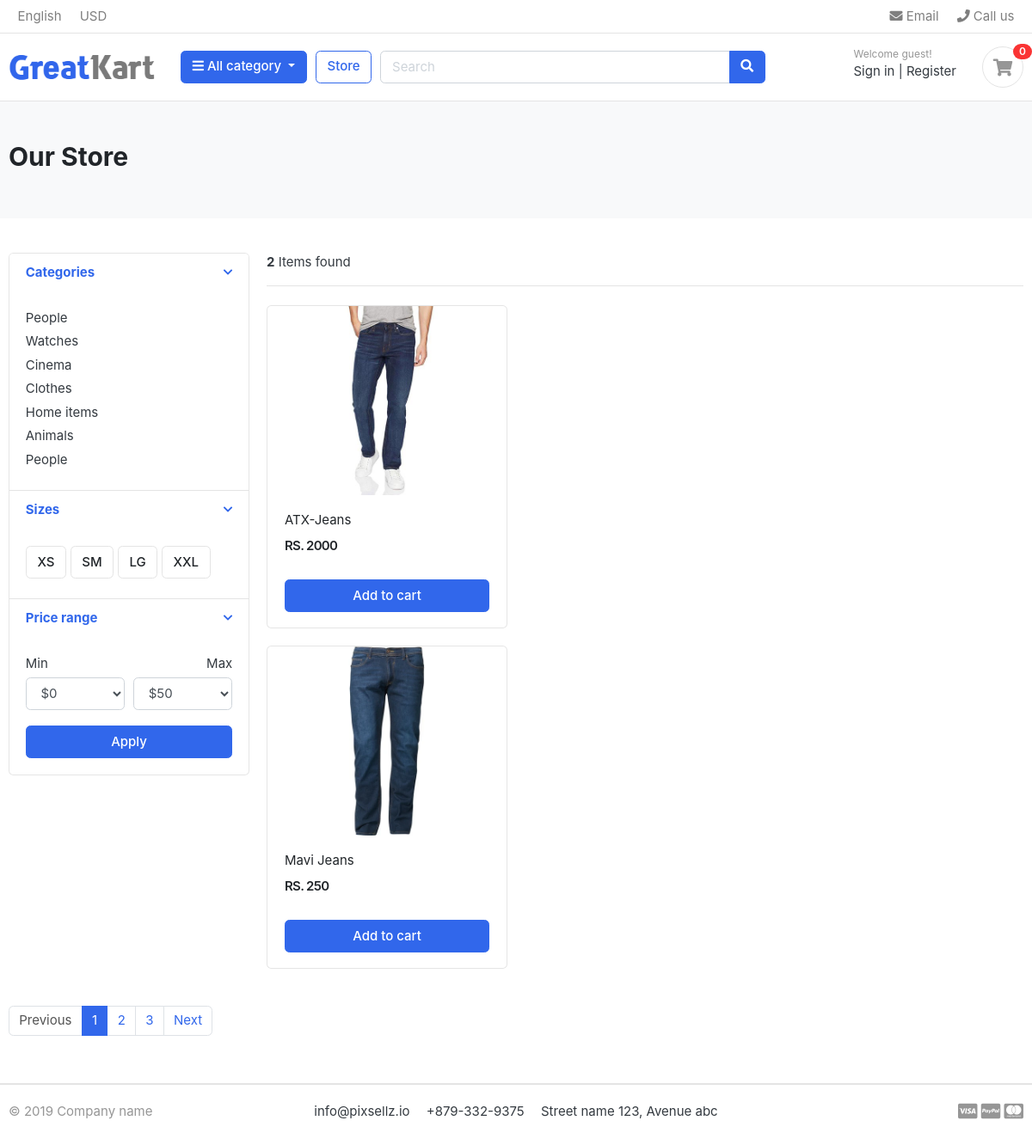
/store/jeans/, run on the app's committed database.
### store/models.py (models this page shows, shortened)
class Product(models.Model):
    product_name = models.CharField(max_length = 200, unique =True)
    slug         = models.SlugField(max_length=200, unique=True)
    description  = models.TextField(max_length=500, blank=True )
    price        = models.IntegerField()
    images       = models.ImageField(upload_to='photos/products')
    stock        = models.IntegerField()
    is_available = models.BooleanField(default=True)
    category     = models.ForeignKey(Category, on_delete =models.CASCADE)
    created_at   = models.DateTimeField(auto_now_add=True)
    updated_at   = models.DateTimeField(auto_now=True)

### store/views.py (the view)
# urls.py: path('store/', include('store.urls')),
def store(request, category_slug=None):
    categories = None
    products = None
    if category_slug != None:
        categories = get_object_or_404(Category,slug=category_slug)
        products =Product.objects.filter(category=categories, is_available =True)
        product_count = products.count()
    else:
         products = Product.objects.all().filter(is_available=True)
         product_count = products.count()
    context = {
        'products' : products,
        'product_count': product_count,
    }
    return render(request, 'store/store.html',context)

### templates/store/store.html (shortened to what this page needs)
{% extends 'base.html' %} {% block content %} {% load static %}
<section class="section-pagetop bg">
  <div class="container">
    <h2 class="title-page">Our Store</h2>
  </div>
</section>
<section class="section-content padding-y">
  <div class="container">
    <div class="row">
      <aside class="col-md-3">
        <div class="card">
          <article class="filter-group">
            <header class="card-header">
              <a
                href="#"
                data-toggle="collapse"
                data-target="#collapse_1"
                aria-expanded="true"
                class=""
              >
                <i class="icon-control fa fa-chevron-down"></i>
                <h6 class="title">Categories</h6>
              </a>
            </header>
            <div class="filter-content collapse show" id="collapse_1" style="">
              <div class="card-body">
                <ul class="list-menu">
                  <li><a href="#">People </a></li>
                  <li><a href="#">Watches </a></li>
                  <li><a href="#">Cinema </a></li>
                  <li><a href="#">Clothes </a></li>
                  <li><a href="#">Home items </a></li>
                  <li><a href="#">Animals</a></li>
                  <li><a href="#">People </a></li>
                </ul>
              </div>
            </div>
          </article>
          <article class="filter-group">
            <header class="card-header">
              <a
                href="#"
                data-toggle="collapse"
                data-target="#collapse_4"
                aria-expanded="true"
                class=""
              >
                <i class="icon-control fa fa-chevron-down"></i>
                <h6 class="title">Sizes</h6>
              </a>
            </header>
            <div class="filter-content collapse show" id="collapse_4" style="">
              <div class="card-body">
                <label class="checkbox-btn">
                  <span class="btn btn-light"> XS </span>
                </label>
                <label class="checkbox-btn">
                  <span class="btn btn-light"> SM </span>
                </label>
                <label class="checkbox-btn">
                  <span class="btn btn-light"> LG </span>
                </label>
                <label class="checkbox-btn">
                  <span class="btn btn-light"> XXL </span>
                </label>
              </div>
            </div>
          </article>
          <article class="filter-group">
            <header class="card-header">
              <a
                href="#"
                data-toggle="collapse"
                data-target="#collapse_3"
                aria-expanded="true"
                class=""
              >
                <i class="icon-control fa fa-chevron-down"></i>
                <h6 class="title">Price range</h6>
              </a>
            </header>
            <div class="filter-content collapse show" id="collapse_3" style="">
              <div class="card-body">
                <div class="form-row">
                  <div class="form-group col-md-6">
                    <label>Min</label>
                    <select class="mr-2 form-control">
                      <option value="0">$0</option>
                    </select>
                  </div>
                  <div class="form-group text-right col-md-6">
                    <label>Max</label>
                    <select class="mr-2 form-control">
                      <option value="50">$50</option>
                    </select>
                  </div>
                </div>
                <button class="btn btn-block btn-primary">Apply</button>
              </div>
            </div>
          </article>
        </div>
      </aside>
      <main class="col-md-9">
        <header class="border-bottom mb-4 pb-3">
          <div class="form-inline">
            <span class="mr-md-auto"><b>{{product_count}}</b>  Items found </span>
          </div>
        </header>
        {%for product in products %}
        <div class="row">
          <div class="col-md-4">
            <figure class="card card-product-grid">
              <div class="img-wrap">
                <img src="{{product.images.url}}" />
              </div>
              <figcaption class="info-wrap">
                <div class="fix-height">
                  <a href="./product-detail.html" class="title">{{product.product_name}}</a>
                  <div class="price-wrap mt-2">
                    <span class="price">RS. {{product.price}}</span>
                  </div>
                </div>
                <a href="#" class="btn btn-block btn-primary">Add to cart </a>
              </figcaption>
            </figure>
          </div>
           </div>
          {% endfor %}
        </div>
        <nav class="mt-4" aria-label="Page navigation sample">
          <ul class="pagination">
            <li class="page-item disabled">
              <a class="page-link" href="#">Previous</a>
            </li>
            <li class="page-item active">
              <a class="page-link" href="#">1</a>
            </li>
            <li class="page-item"><a class="page-link" href="#">2</a></li>
            <li class="page-item"><a class="page-link" href="#">3</a></li>
            <li class="page-item"><a class="page-link" href="#">Next</a></li>
          </ul>
        </nav>
    </div>
</section>
{% endblock %}

### static/css/ui.css (style rules this page uses)
html { font-family: "Inter", sans-serif; font-size: 15px; }
.img-wrap { text-align: center; display: block; }
.img-wrap img { max-width: 100%; }
.price-wrap { letter-spacing: -0.7px; }
.padding-y { padding-top: 40px; padding-bottom: 40px; }
figure { margin-bottom: 0; }
article:after, .form-group:after { display: block; clear: both; content: ""; }
.bg { background-color: #f8f9fa; }
.title-page { color: #212529; }
.btn-light { background-color: #fff; border-color: #e4e4e4; }
[class*=list-] li:after { visibility: hidden; display: block; content: ""; overflow: hidden; height: 0; clear: both; }
.list-menu { list-style: none; margin: 0; padding-left: 0; }
.list-menu li { margin-bottom: 5px; }
.list-menu a { color: #343a40; }
[class*=card-product] a.title { color: #212529; display: block; }
[class*=card-product] .img-wrap { overflow: hidden; position: relative; }
[class*=card-product] .img-wrap img { height: 100%; max-width: 100%; width: auto; display: inline-block; -o-object-fit: cover; object-fit: cover; }
.card-product-grid { margin-bottom: 20px; }
.card-product-grid .img-wrap { border-radius: 0.2rem 0.2rem 0 0; height: 220px; }
.card-product-grid .info-wrap { overflow: hidden; padding: 18px 20px; }
.card-product-grid .fix-height { height: 80px; overflow: hidden; }
.card .img-wrap { overflow: hidden; }
.price { font-weight: 600; color: #212529; }
.icon-control { margin-top: 5px; float: right; font-size: 80%; }
.card-header .title { margin-bottom: 0; line-height: 1.5; }
.filter-group { border-bottom: 1px solid #e4e4e4; }
.filter-group .card-header { border-bottom: 0; }
.filter-group:last-child { border-bottom: 0; }
.checkbox-btn { position: relative; }
.section-pagetop { padding: 45px 0; }

### data on the page
Product: images (picture), product_name "ATX-Jeans", price "2000"
Product: images (picture), product_name "Mavi Jeans", price "250"

### other printed values
{{ product_count }} "2"
